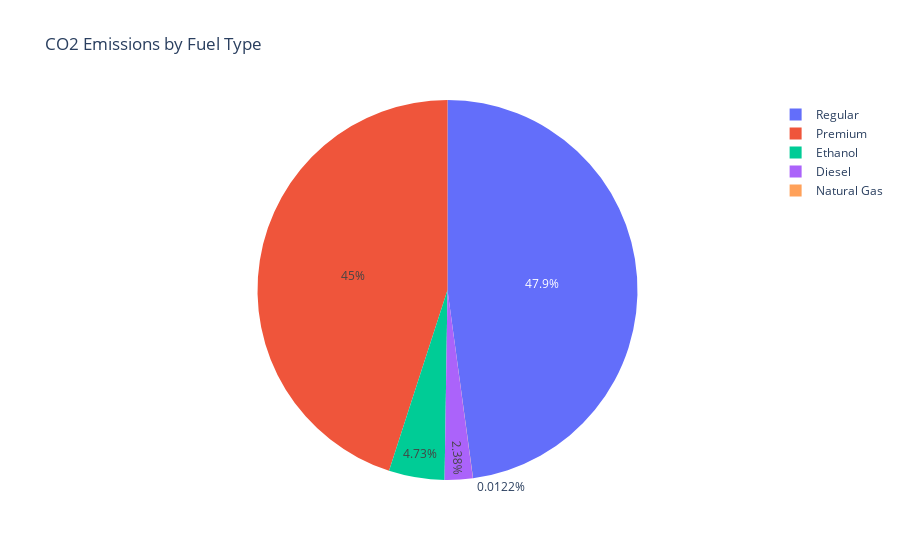

Source (notebook cell):
### Markdown cell above
### Categorical Variables vs CO2 Emissions

### Code cell
fig = px.pie(filtered_variables, values='co2', names='fuel_type', title='CO2 Emissions by Fuel Type')
fig.show()

### Figure 1 — Plotly figure (JSON) as saved in the notebook; plotly's stock layout.template omitted (floating-point values rounded to 4 significant figures; data arrays with more than 128 entries replaced by an {"elided": "..."} marker saying what was removed)
{"data": [{"domain": {"x": [0, 1], "y": [0, 1]}, "hovertemplate": "fuel_type=%{label}<br>co2=%{value}<extra></extra>", "labels": {"elided": "7047 str values"}, "legendgroup": "", "name": "", "showlegend": true, "type": "pie", "values": {"elided": "7047 int values"}}], "layout": {"legend": {"tracegroupgap": 0}, "title": {"text": "CO2 Emissions by Fuel Type"}}}
